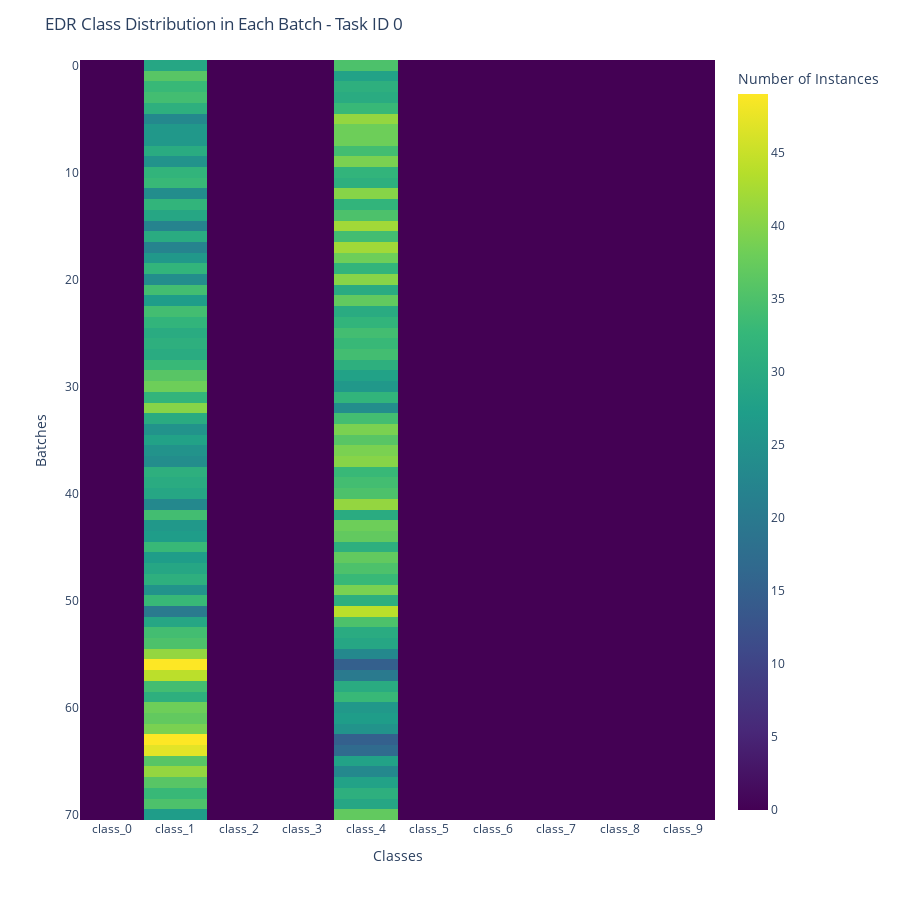

Source (notebook cell):
### Markdown cell above
<!-- results_plot_mnist_['EDR', 'ER']_False_[]_32_5_0_32_150_2/train_batches_y_ExperienceDelayReplay.log -->

#### Task 0
#### Real Classes 1, 4

### Code cell
import numpy as np
import plotly.express as px

task_id = 0

df = pd.read_csv("../_0.4_batch_size_32_buffer_size_128_num_tasks_5_hidden_size_64_eval_window_size_128_continual_evaluations_5_delay_label_100_start_delay_size_0_number_delayed_batches_1/train_batches_y_ExperienceDelayReplay.log", 
                 names=["task_id", "class_0", "class_1", "class_2", "class_3", "class_4", "class_5", "class_6", 
                            "class_7", "class_8", "class_9"])


df_plot = df.loc[df.task_id == task_id].reset_index(drop=True).copy()
# df_plot = pd.concat([df_plot[:10], df_plot[80:90], df_plot[115:125]], ignore_index=True)
df_plot.drop(columns=["task_id"], inplace=True)

# Criação do heatmap interativo (classe no eixo Y, batch no eixo X)
fig = px.imshow(
    df_plot,
    labels=dict(x="Classes", y="Batches", color="Number of Instances"),
    # x=[f"Batch {i}" for i in range(1, num_batches+1)],
    # y=[f"Classe {i}" for i in range(num_classes)],
    aspect="auto",
    color_continuous_scale="Viridis",
    origin="upper",  # garante que Classe 0 fique em cima
    # text_auto=True
)

fig.update_layout(
    title="EDR Class Distribution in Each Batch - Task ID {}".format(task_id),
    xaxis_title="Classes",
    yaxis_title="Batches",
    height=900,
)

fig.show()

### Figure 1 — Plotly figure (JSON) as saved in the notebook; plotly's stock layout.template omitted (floating-point values rounded to 4 significant figures; data arrays with more than 128 entries replaced by an {"elided": "..."} marker saying what was removed)
{"data": [{"coloraxis": "coloraxis", "hovertemplate": "Classes: %{x}<br>Batches: %{y}<br>Number of Instances: %{z}<extra></extra>", "name": "0", "type": "heatmap", "x": ["class_0", "class_1", "class_2", "class_3", "class_4", "class_5", "class_6", "class_7", "class_8", "class_9"], "xaxis": "x", "y": [0, 1, 2, 3, 4, 5, 6, 7, 8, 9, 10, 11, 12, 13, 14, 15, 16, 17, 18, 19, 20, 21, 22, 23, 24, 25, 26, 27, 28, 29, 30, 31, 32, 33, 34, 35, 36, 37, 38, 39, 40, 41, 42, 43, 44, 45, 46, 47, 48, 49, 50, 51, 52, 53, 54, 55, 56, 57, 58, 59, 60, 61, 62, 63, 64, 65, 66, 67, 68, 69, 70], "yaxis": "y", "z": {"elided": "71x10 int values"}}], "layout": {"coloraxis": {"colorbar": {"title": {"text": "Number of Instances"}}, "colorscale": [[0, "#440154"], [0.1111, "#482878"], [0.2222, "#3e4989"], [0.3333, "#31688e"], [0.4444, "#26828e"], [0.5556, "#1f9e89"], [0.6667, "#35b779"], [0.7778, "#6ece58"], [0.8889, "#b5de2b"], [1, "#fde725"]]}, "height": 900, "margin": {"t": 60}, "title": {"text": "EDR Class Distribution in Each Batch - Task ID 0"}, "xaxis": {"anchor": "y", "domain": [0, 1], "title": {"text": "Classes"}}, "yaxis": {"anchor": "x", "autorange": "reversed", "domain": [0, 1], "title": {"text": "Batches"}}}}
